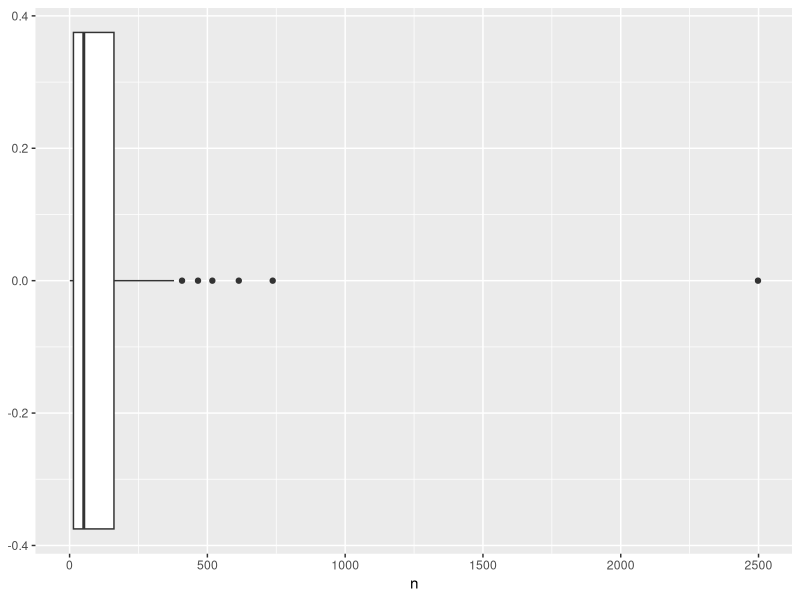

Write R code to recreate this figure.
## ---- chunk 1
library(tidyverse)

path <- ("C:/Users/User/Documents/Boston University/2022/Fall/Data Sci in R/ma4615-fa22-final-project-treehuggers/dataset")
setwd(path)

CAcountytract <- read_csv("CA_countytract.csv") %>% 
  rename("remaining" = "TYPE; FULLCODE; STATE; COUNTY; TRACT; SHEETS") %>% 
  separate(col="remaining", into = c("TYPE", "remains1"), (5)) %>% 
  separate(col="remains1", into = c("semi1", "remains11"), sep=(1)) %>% 
  separate(col="remains11", into = c("FULLCODE", "remains2"), sep = (11)) %>% 
  separate(col="remains2", into = c("semi2", "remains22"), sep=(1)) %>% 
  separate(col="remains22", into = c("STATE", "remains3"), sep = (2)) %>% 
  separate(col="remains3", into = c("semi3", "remains33"), sep=(1)) %>% 
  separate(col="remains33", into = c("COUNTY", "remains4"), sep = (3)) %>% 
  separate(col="remains4", into = c("semi4", "remains44"), sep=(1)) %>% 
  separate(col="remains44", into = c("TRACT", "SHEETS"), sep = ";") %>% 
  unite(col = "COUNTY_CODE", c("STATE", "COUNTY"), sep="", remove = FALSE) %>% 
  select(-semi1, -semi2, -semi3, -semi4, -"...3", -"...4", -"...5", -"...6")
  
view(CAcountytract)

CAcountytract %>% 
  group_by(COUNTY_NAME) %>%
  count(COUNTY_NAME) %>%
  ggplot(aes(x=n)) + geom_boxplot()

## ---- chunk 2

## ---- chunk 3

